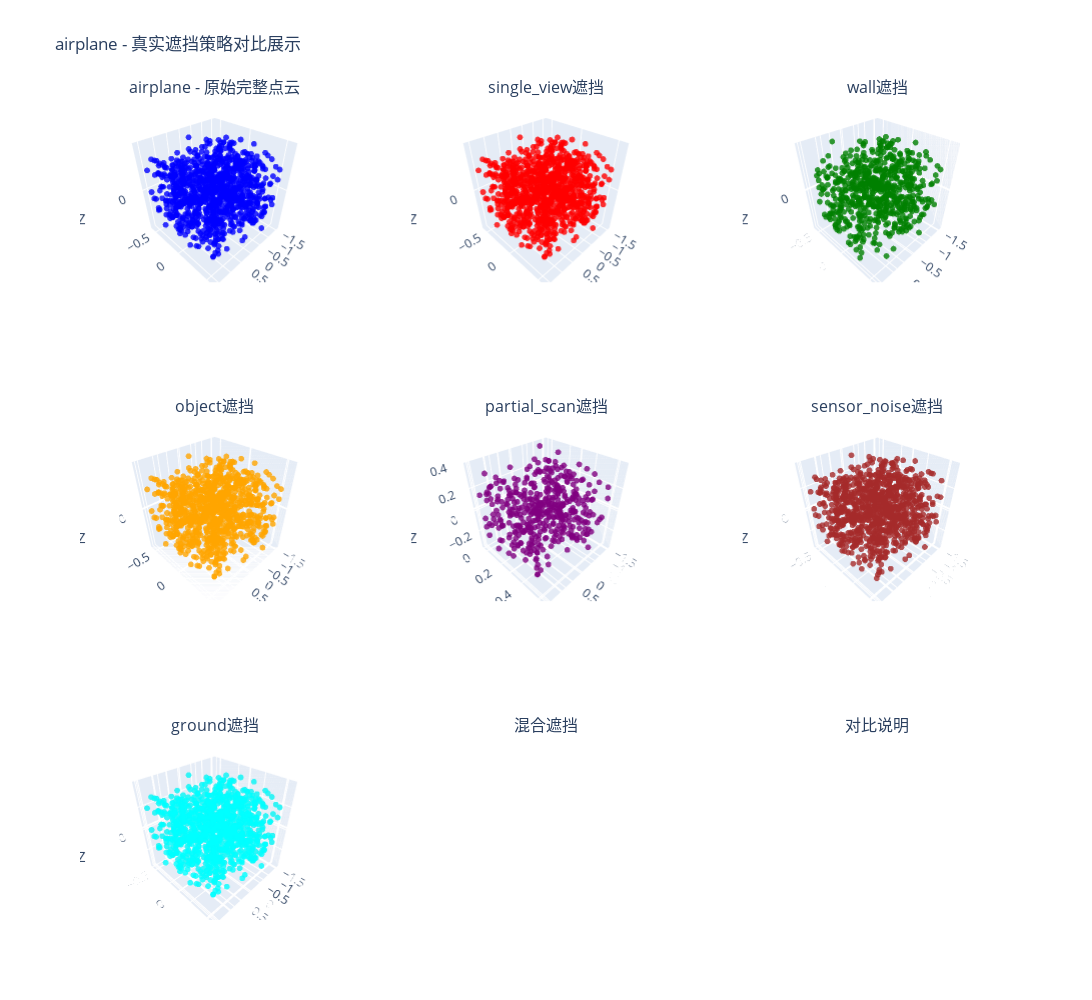

This figure's notebook cell:
### Markdown cell above
## 2.2 真实遮挡策略演示

### Code cell
# 演示真实遮挡策略的效果
print("演示真实遮挡策略的效果...")

# 选择一个样本进行不同策略的演示
original_sample = modelnet_dataset[0]  # 选择一个样本
original_pc = original_sample['point_cloud']
class_name = original_sample['class_name']

# 应用不同的真实遮挡策略
realistic_strategies = ['single_view', 'wall', 'object', 'partial_scan', 'sensor_noise', 'ground']
occluded_pcs = []

for strategy in realistic_strategies:
    if strategy == 'single_view':
        occluded_pc = RealisticOcclusionStrategies.single_view_occlusion(original_pc)
    elif strategy == 'wall':
        occluded_pc = RealisticOcclusionStrategies.wall_occlusion(original_pc)
    elif strategy == 'object':
        occluded_pc = RealisticOcclusionStrategies.object_occlusion(original_pc)
    elif strategy == 'partial_scan':
        occluded_pc = RealisticOcclusionStrategies.partial_scan_occlusion(original_pc)
    elif strategy == 'sensor_noise':
        occluded_pc = RealisticOcclusionStrategies.sensor_noise_occlusion(original_pc)
    elif strategy == 'ground':
        occluded_pc = RealisticOcclusionStrategies.ground_occlusion(original_pc)
    
    occluded_pcs.append(occluded_pc)

# 使用Plotly创建对比图
fig = make_subplots(
    rows=3, cols=3,
    specs=[[{'type': 'scatter3d'}, {'type': 'scatter3d'}, {'type': 'scatter3d'}],
           [{'type': 'scatter3d'}, {'type': 'scatter3d'}, {'type': 'scatter3d'}],
           [{'type': 'scatter3d'}, {'type': 'scatter3d'}, {'type': 'scatter3d'}]],
    subplot_titles=[
        f'{class_name} - 原始完整点云',
        f'{realistic_strategies[0]}遮挡',
        f'{realistic_strategies[1]}遮挡',
        f'{realistic_strategies[2]}遮挡',
        f'{realistic_strategies[3]}遮挡',
        f'{realistic_strategies[4]}遮挡',
        f'{realistic_strategies[5]}遮挡',
        '混合遮挡',
        '对比说明'
    ]
)

# 原始完整点云
fig.add_trace(
    go.Scatter3d(
        x=original_pc[:, 0],
        y=original_pc[:, 1],
        z=original_pc[:, 2],
        mode='markers',
        marker=dict(
            size=2,
            color='blue',
            opacity=0.8
        ),
        name='原始',
        showlegend=False
    ),
    row=1, col=1
)

# 不同真实遮挡策略的结果
colors = ['red', 'green', 'orange', 'purple', 'brown', 'pink']
for i, (strategy, occluded_pc, color) in enumerate(zip(realistic_strategies, occluded_pcs, colors)):
    row = (i + 1) // 3 + 1
    col = (i + 1) % 3 + 1
    
    fig.add_trace(
        go.Scatter3d(
            x=occluded_pc[:, 0],
            y=occluded_pc[:, 1],
            z=occluded_pc[:, 2],
            mode='markers',
            marker=dict(
                size=2,
                color=color,
                opacity=0.8
            ),
            name=strategy,
            showlegend=False
        ),
        row=row, col=col
    )

# 混合遮挡
mixed_occluded_pc = RealisticOcclusionStrategies.mixed_occlusion(original_pc)
fig.add_trace(
    go.Scatter3d(
        x=mixed_occluded_pc[:, 0],
        y=mixed_occluded_pc[:, 1],
        z=mixed_occluded_pc[:, 2],
        mode='markers',
        marker=dict(
            size=2,
            color='cyan',
            opacity=0.8
        ),
        name='mixed',
        showlegend=False
    ),
    row=3, col=1
)

# 更新布局
fig.update_layout(
    title=f"{class_name} - 真实遮挡策略对比展示",
    height=1000,
    width=1200,
    showlegend=False
)

# 设置场景属性
for i in range(1, 10):
    row = (i-1) // 3 + 1
    col = (i-1) % 3 + 1
    fig.update_scenes(
        aspectmode='cube',
        xaxis_title='X',
        yaxis_title='Y',
        zaxis_title='Z',
        row=row, col=col
    )

fig.show()

print("\\n真实遮挡策略说明:")
print("- Single View: 单视角遮挡，模拟激光雷达视角限制")
print("- Wall: 墙面遮挡，模拟被墙壁遮挡")
print("- Object: 物体遮挡，模拟被其他物体遮挡")
print("- Partial Scan: 部分扫描，模拟激光雷达扫描角度限制")
print("- Sensor Noise: 传感器噪声，模拟远距离丢点")
print("- Ground: 地面遮挡，模拟地面遮挡下半部分")
print("- Mixed: 混合遮挡，随机组合多种策略")

### Figure 1 — Plotly figure (JSON) as saved in the notebook; plotly's stock layout.template omitted (floating-point values rounded to 4 significant figures; data arrays with more than 128 entries replaced by an {"elided": "..."} marker saying what was removed)
{"data": [{"marker": {"color": "blue", "opacity": 0.8, "size": 2}, "mode": "markers", "name": "原始", "scene": "scene", "showlegend": false, "type": "scatter3d", "x": {"elided": "1024 float values"}, "y": {"elided": "1024 float values"}, "z": {"elided": "1024 float values"}}, {"marker": {"color": "red", "opacity": 0.8, "size": 2}, "mode": "markers", "name": "single_view", "scene": "scene2", "showlegend": false, "type": "scatter3d", "x": {"elided": "1024 float values"}, "y": {"elided": "1024 float values"}, "z": {"elided": "1024 float values"}}, {"marker": {"color": "green", "opacity": 0.8, "size": 2}, "mode": "markers", "name": "wall", "scene": "scene3", "showlegend": false, "type": "scatter3d", "x": {"elided": "663 float values"}, "y": {"elided": "663 float values"}, "z": {"elided": "663 float values"}}, {"marker": {"color": "orange", "opacity": 0.8, "size": 2}, "mode": "markers", "name": "object", "scene": "scene4", "showlegend": false, "type": "scatter3d", "x": {"elided": "964 float values"}, "y": {"elided": "964 float values"}, "z": {"elided": "964 float values"}}, {"marker": {"color": "purple", "opacity": 0.8, "size": 2}, "mode": "markers", "name": "partial_scan", "scene": "scene5", "showlegend": false, "type": "scatter3d", "x": {"elided": "444 float values"}, "y": {"elided": "444 float values"}, "z": {"elided": "444 float values"}}, {"marker": {"color": "brown", "opacity": 0.8, "size": 2}, "mode": "markers", "name": "sensor_noise", "scene": "scene6", "showlegend": false, "type": "scatter3d", "x": {"elided": "967 float values"}, "y": {"elided": "967 float values"}, "z": {"elided": "967 float values"}}, {"marker": {"color": "pink", "opacity": 0.8, "size": 2}, "mode": "markers", "name": "ground", "scene": "scene7", "showlegend": false, "type": "scatter3d", "x": {"elided": "826 float values"}, "y": {"elided": "826 float values"}, "z": {"elided": "826 float values"}}, {"marker": {"color": "cyan", "opacity": 0.8, "size": 2}, "mode": "markers", "name": "mixed", "scene": "scene7", "showlegend": false, "type": "scatter3d", "x": {"elided": "1024 float values"}, "y": {"elided": "1024 float values"}, "z": {"elided": "1024 float values"}}], "layout": {"annotations": [{"font": {"size": 16}, "showarrow": false, "text": "airplane - 原始完整点云", "x": 0.1444, "xanchor": "center", "xref": "paper", "y": 1, "yanchor": "bottom", "yref": "paper"}, {"font": {"size": 16}, "showarrow": false, "text": "single_view遮挡", "x": 0.5, "xanchor": "center", "xref": "paper", "y": 1, "yanchor": "bottom", "yref": "paper"}, {"font": {"size": 16}, "showarrow": false, "text": "wall遮挡", "x": 0.8556, "xanchor": "center", "xref": "paper", "y": 1, "yanchor": "bottom", "yref": "paper"}, {"font": {"size": 16}, "showarrow": false, "text": "object遮挡", "x": 0.1444, "xanchor": "center", "xref": "paper", "y": 0.6111, "yanchor": "bottom", "yref": "paper"}, {"font": {"size": 16}, "showarrow": false, "text": "partial_scan遮挡", "x": 0.5, "xanchor": "center", "xref": "paper", "y": 0.6111, "yanchor": "bottom", "yref": "paper"}, {"font": {"size": 16}, "showarrow": false, "text": "sensor_noise遮挡", "x": 0.8556, "xanchor": "center", "xref": "paper", "y": 0.6111, "yanchor": "bottom", "yref": "paper"}, {"font": {"size": 16}, "showarrow": false, "text": "ground遮挡", "x": 0.1444, "xanchor": "center", "xref": "paper", "y": 0.2222, "yanchor": "bottom", "yref": "paper"}, {"font": {"size": 16}, "showarrow": false, "text": "混合遮挡", "x": 0.5, "xanchor": "center", "xref": "paper", "y": 0.2222, "yanchor": "bottom", "yref": "paper"}, {"font": {"size": 16}, "showarrow": false, "text": "对比说明", "x": 0.8556, "xanchor": "center", "xref": "paper", "y": 0.2222, "yanchor": "bottom", "yref": "paper"}], "height": 1000, "scene": {"aspectmode": "cube", "domain": {"x": [0, 0.2889], "y": [0.7778, 1]}, "xaxis": {"title": {"text": "X"}}, "yaxis": {"title": {"text": "Y"}}, "zaxis": {"title": {"text": "Z"}}}, "scene2": {"aspectmode": "cube", "domain": {"x": [0.3556, 0.6444], "y": [0.7778, 1]}, "xaxis": {"title": {"text": "X"}}, "yaxis": {"title": {"text": "Y"}}, "zaxis": {"title": {"text": "Z"}}}, "scene3": {"aspectmode": "cube", "domain": {"x": [0.7111, 1], "y": [0.7778, 1]}, "xaxis": {"title": {"text": "X"}}, "yaxis": {"title": {"text": "Y"}}, "zaxis": {"title": {"text": "Z"}}}, "scene4": {"aspectmode": "cube", "domain": {"x": [0, 0.2889], "y": [0.3889, 0.6111]}, "xaxis": {"title": {"text": "X"}}, "yaxis": {"title": {"text": "Y"}}, "zaxis": {"title": {"text": "Z"}}}, "scene5": {"aspectmode": "cube", "domain": {"x": [0.3556, 0.6444], "y": [0.3889, 0.6111]}, "xaxis": {"title": {"text": "X"}}, "yaxis": {"title": {"text": "Y"}}, "zaxis": {"title": {"text": "Z"}}}, "scene6": {"aspectmode": "cube", "domain": {"x": [0.7111, 1], "y": [0.3889, 0.6111]}, "xaxis": {"title": {"text": "X"}}, "yaxis": {"title": {"text": "Y"}}, "zaxis": {"title": {"text": "Z"}}}, "scene7": {"aspectmode": "cube", "domain": {"x": [0, 0.2889], "y": [0, 0.2222]}, "xaxis": {"title": {"text": "X"}}, "yaxis": {"title": {"text": "Y"}}, "zaxis": {"title": {"text": "Z"}}}, "scene8": {"aspectmode": "cube", "domain": {"x": [0.3556, 0.6444], "y": [0, 0.2222]}, "xaxis": {"title": {"text": "X"}}, "yaxis": {"title": {"text": "Y"}}, "zaxis": {"title": {"text": "Z"}}}, "scene9": {"aspectmode": "cube", "domain": {"x": [0.7111, 1], "y": [0, 0.2222]}, "xaxis": {"title": {"text": "X"}}, "yaxis": {"title": {"text": "Y"}}, "zaxis": {"title": {"text": "Z"}}}, "showlegend": false, "title": {"text": "airplane - 真实遮挡策略对比展示"}, "width": 1200}}
